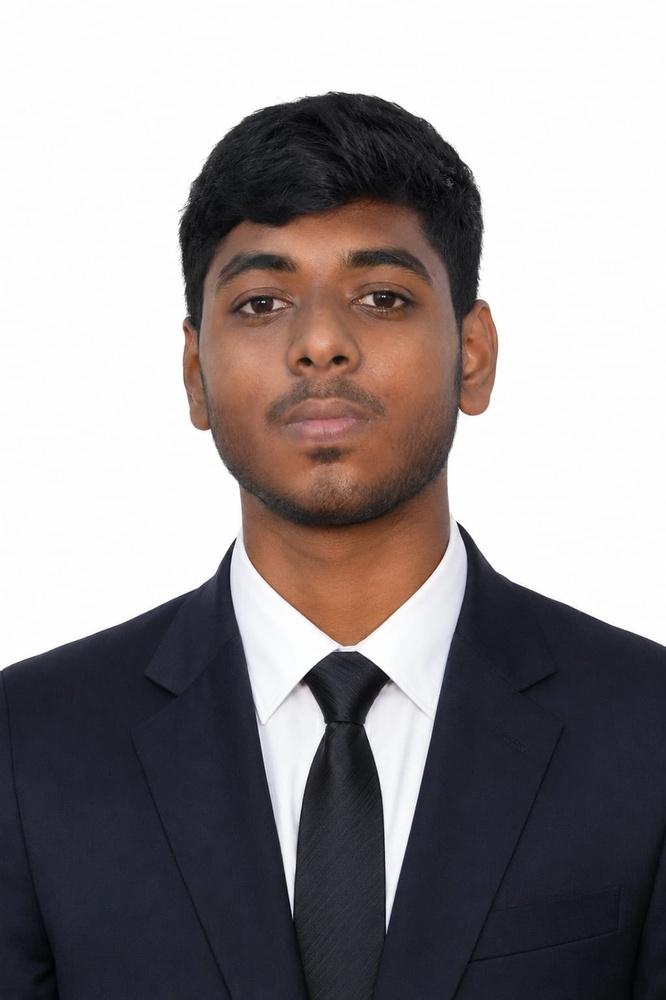
#> input picture myimg.jpeg, 666 x 1000 px, shrunk from 1023 x 1537 before the run
$ jupyter execute DIP-EXP-8.ipynb
#> lines starting #> are read from the running program, lines starting #| are printed output that depends on the picture; after the words box and inside, x2 and y2 are one past the last pixel; in counts of white or black regions, pixels touching at a corner belong together
# Ex. No: 08
# Image Segmentation Using Thresholding Techniques in OpenCV

### **Name:** KISHORE J   **Reg.** 212225240072

[cell 1]
import cv2
import numpy as np
import matplotlib.pyplot as plt

# Step 2: Read the image and convert to grayscale
image = cv2.imread('myimg.jpeg')  # Replace with your image file path
#> image is the input picture: shape (1000, 666, 3); mean B, G, R 144.8, 143.3, 149.5
gray_image = cv2.cvtColor(image, cv2.COLOR_BGR2GRAY)  # Convert to grayscale
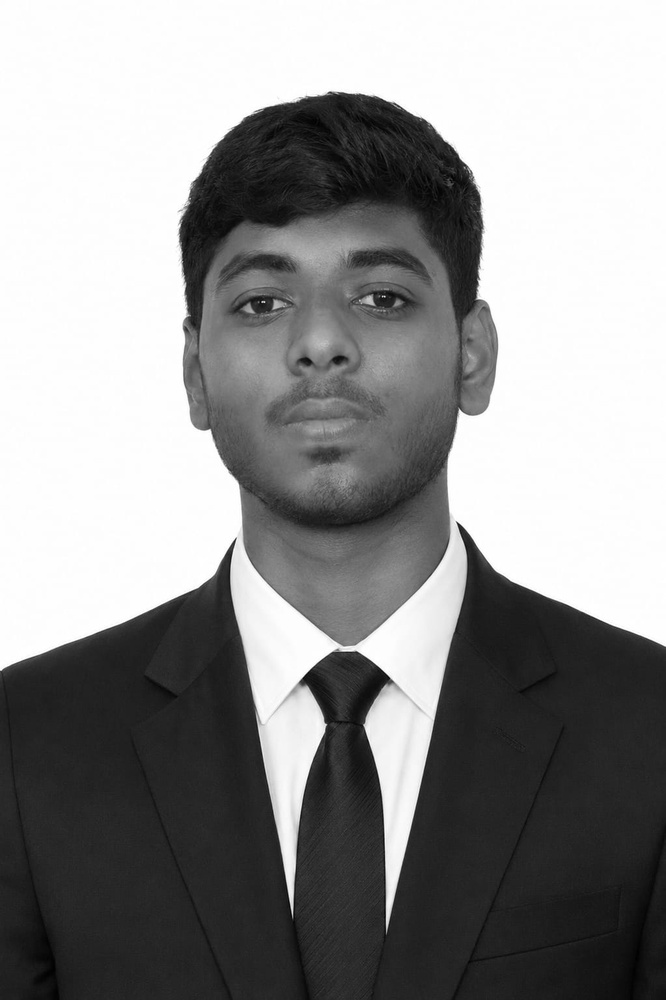
#> gray_image: shape (1000, 666); min 0, max 255, mean 145.3


# Original Image
plt.subplot(2, 2, 1)
plt.imshow(cv2.cvtColor(image, cv2.COLOR_BGR2RGB))  # Convert from BGR to RGB for display
plt.title("Original Image")
plt.axis('off')


# Step 3: Use Global Thresholding to segment the image
# Apply global thresholding with a threshold value of 127
_, global_thresholded = cv2.threshold(gray_image, 127, 255, cv2.THRESH_BINARY)
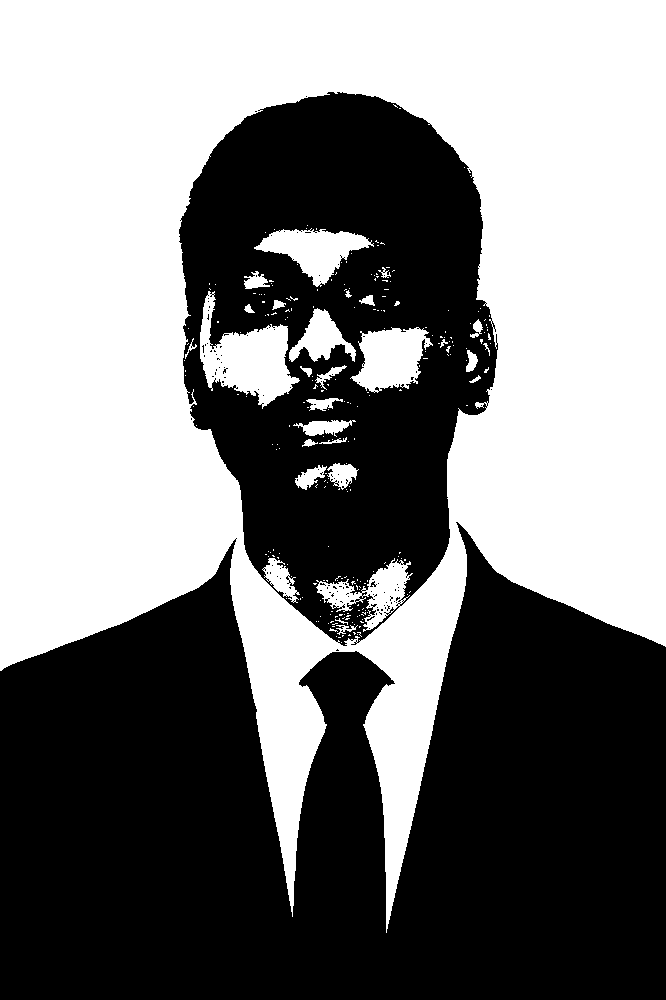
#> global_thresholded: shape (1000, 666); 49.4% white; 248 white regions (220 under 20 px), largest, box (x1, y1, x2, y2) and area: (0, 0, 666, 933) 310684, (200, 291, 300, 409) 5480, (350, 327, 433, 393) 3497

# Step 4: Use Adaptive Thresholding to segment the image
# Apply adaptive thresholding using Gaussian method
adaptive_thresholded = cv2.adaptiveThreshold(gray_image, 255, cv2.ADAPTIVE_THRESH_GAUSSIAN_C, cv2.THRESH_BINARY, 11, 2)
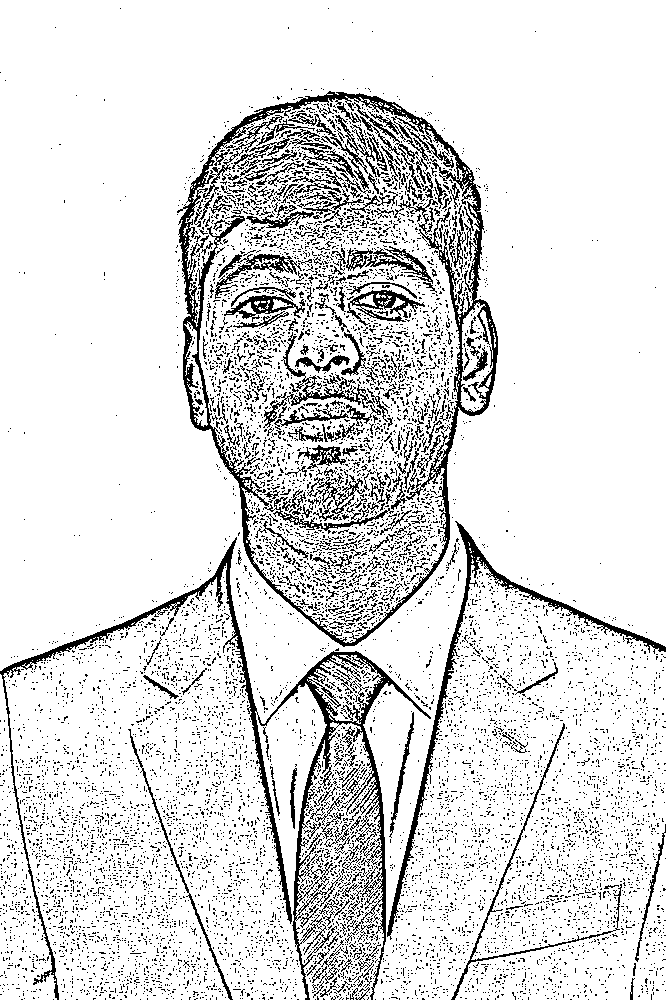
#> adaptive_thresholded: shape (1000, 666); 87.1% white; black in thin lines or dots


# Step 5: Use Otsu's method to segment the image
# Apply Otsu's method for optimal thresholding
_, otsu_thresholded = cv2.threshold(gray_image, 0, 255, cv2.THRESH_BINARY + cv2.THRESH_OTSU)
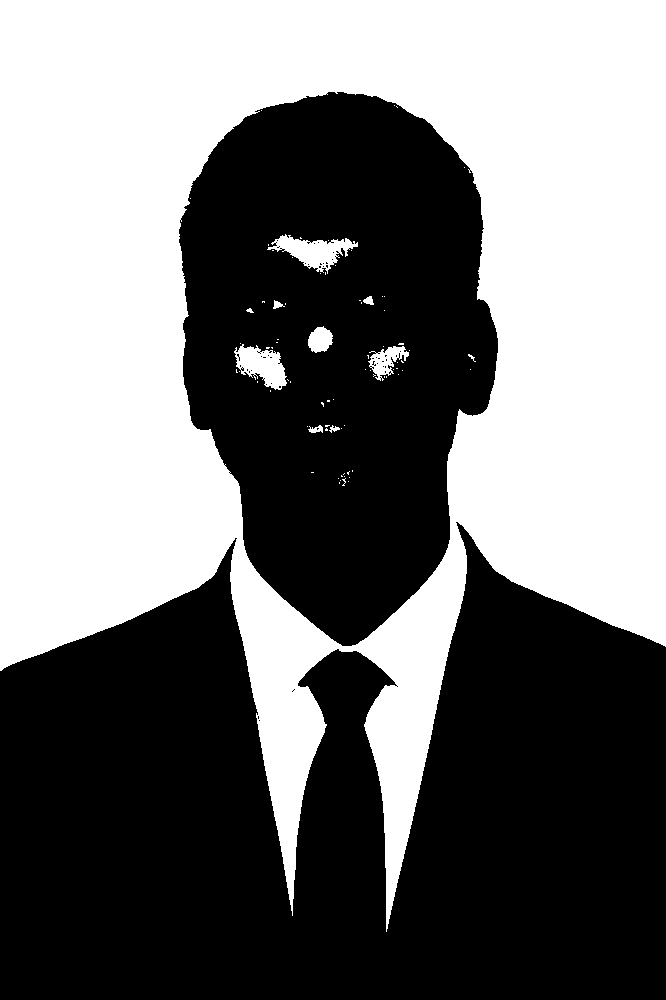
#> otsu_thresholded: shape (1000, 666); 46.8% white; 79 white regions (68 under 20 px), largest, box (x1, y1, x2, y2) and area: (0, 0, 666, 932) 307155, (267, 234, 358, 274) 1570, (234, 344, 287, 390) 1393


# Global Thresholding
plt.subplot(2, 2, 2)
plt.imshow(global_thresholded, cmap='gray')
plt.title("Global Thresholding")
plt.axis('off')

# Adaptive Thresholding
plt.subplot(2, 2, 3)
plt.imshow(adaptive_thresholded, cmap='gray')
plt.title("Adaptive Thresholding")
plt.axis('off')

# Otsu's Method
plt.subplot(2, 2, 4)
plt.imshow(otsu_thresholded, cmap='gray')
plt.title("Otsu's Method")
plt.axis('off')

# Show the plot
plt.tight_layout()
plt.show()
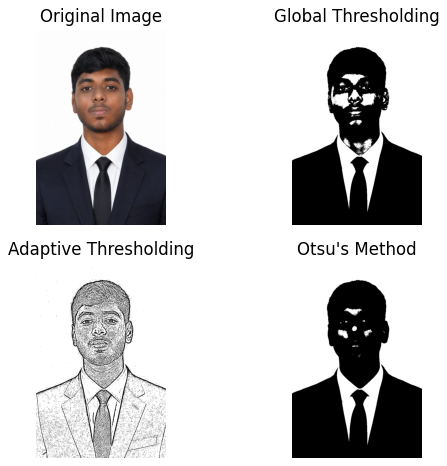
#> figure drawn by matplotlib, 4 panels
